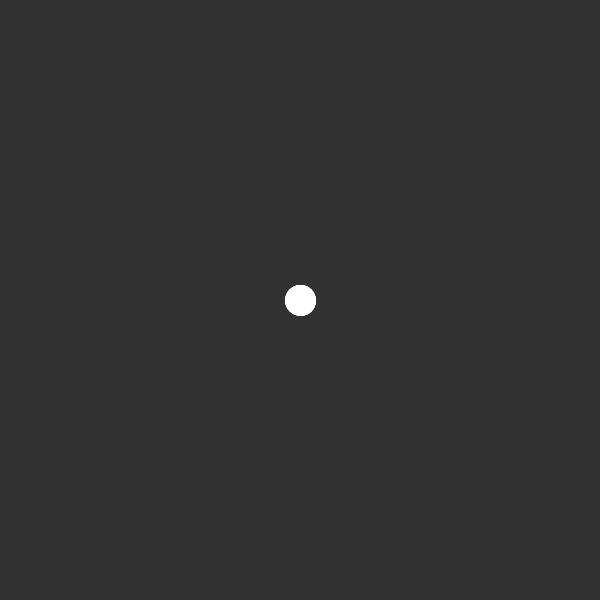
Frame 1 (no input)
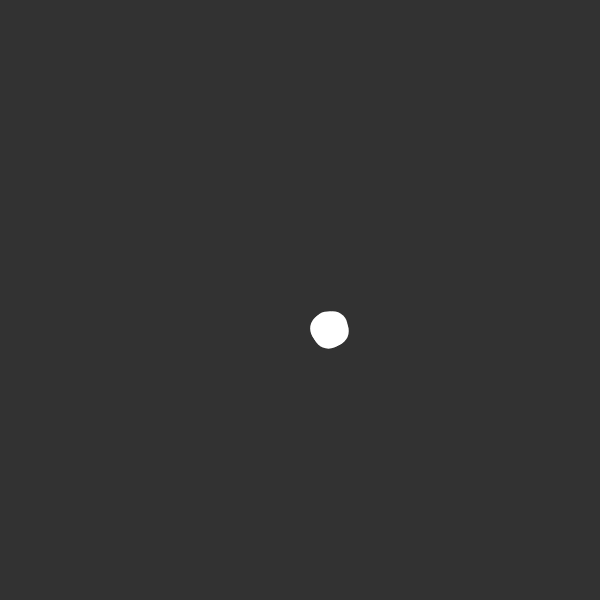
Frame 60 (no input)
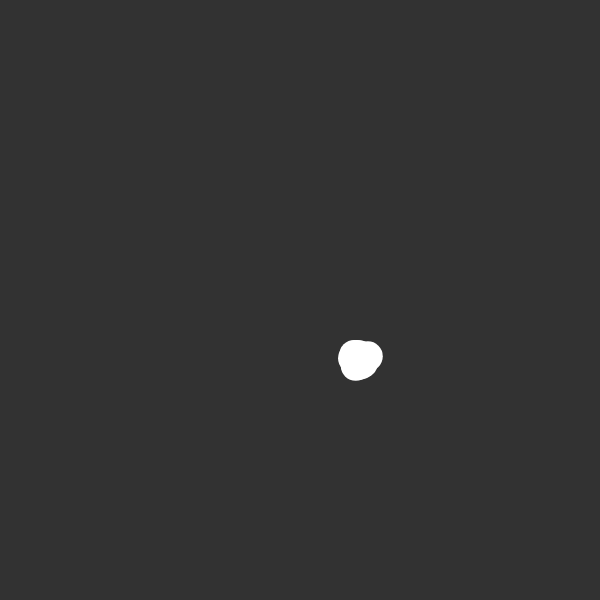
Frame 120 (the mouse pressed at the canvas centre since frame 60)

The p5.js sketch that drew these frames (run headless with seeded random() and noise() and a simulated clock; from frame 60 on, the mouse is pressed at the canvas centre):

// p5.js sketch
// ── sketch.js
var bouncingBalls = []; // give ourselves an empty array to hold all the balls

var numberOfBallsToStart = 20; // give ourselves a number of balls to start with

// give ourselves a basic function to pass as callbacks to forEach calls to the array

// initializeBall() calls initialize() on the ball passed in
var initializeBall = function (ball) {
  ball.initialize();
};

// updateAndDisplay() calls update() and display() on the ball passed in
var updateAndDisplay = function(ball) {
  ball.update();
  ball.display();
};


setup = function () {

  createCanvas(600, 600); // create a canvas

  // create however many balls we want...
  // create all the balls at the center of the canvas
  while (bouncingBalls.length < numberOfBallsToStart) bouncingBalls.push(new BouncingBall(width/2, height/2));
  // ...and initialize them
  bouncingBalls.forEach(initializeBall);

};

draw = function() {

  background(50); // refresh the background

  bouncingBalls.forEach(updateAndDisplay); // update and display each ball

};

// ── bouncing-ball.js
/*
  BouncingBall

  The specs. A BouncingBall must:

  1. Be translucent.
  2. Have positions and directions represented by a p5.Vector object.
  3. Move in a random direction once initialize() is called, but each ball should move at the same speed.
  4. Bounce off the edges of the canvas.

  Most of your work in this assignment (in fact, almost certainly all of it) will involve modifying this starter code.

  You may create whatever additional properites and functions you may wish to help you accomplish the behavior above. Please recall that functions should generally be not longer than 5 lines of code.
*/

// the arguments to the constructor function should represent the BouncingBall's starting position
var BouncingBall = function (startingX, startingY) {
  this.x = startingX;
  this.y = startingY;
  this.radius = 15;
  this.position = createVector(startingX, startingY);

};

//var v1 = createVector(width / 2, height / 2);

BouncingBall.prototype = {

  // initialize() is typically only called once, after the object is created.
  initialize: function () {

  },

  // update() should update the state of the object, moving it and updating any properties
  update: function () {
    this.position.x += random();
    this.position.y += random();
    //if (this.y - this.radius <= 0) this.y = this.radius + random(0, 2);
    //this.checkForBounce();
    //this.move();
  },

  move: function(directionX, directionY){
    this.direction = createVector(directionX, directionY);

  },

  // display() should draw the object to the canvas, using p5 code
  display: function () {
    noStroke();
    fill(255);
    ellipse(this.position.x,this.position.y,this.radius*2,this.radius*2)
    //ellipse(v1.x, v1.y, 30, 30);
  },

};
